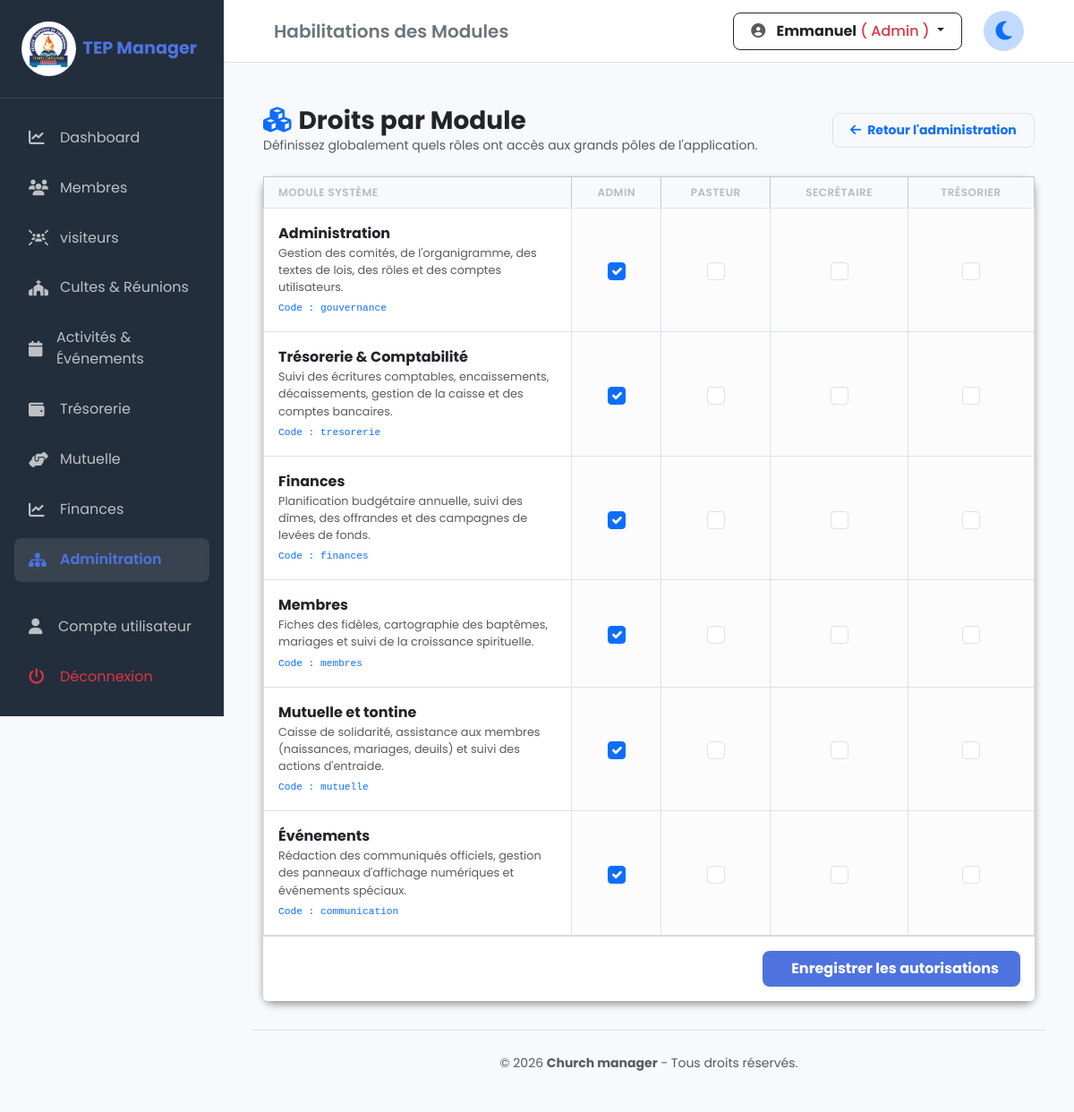
The app's page /gouvernance/matrice_droits.php (signed in) with its own data.
### tables this page shows
CREATE TABLE IF NOT EXISTS `roles` (
  `id` int NOT NULL AUTO_INCREMENT,
  `nom_role` varchar(50) NOT NULL,
  PRIMARY KEY (`id`)
);

### gouvernance/matrice_droits.php (the view, shortened to what this page needs)
<?php
require_once "../config/database.php";
$modules_application = [
    'gouvernance' => [
        'titre' => 'Administration ',
        'desc'  => 'Gestion des comités, de l\'organigramme, des textes de lois, des rôles et des comptes utilisateurs.'
    ],
    'tresorerie' => [
        'titre' => 'Trésorerie & Comptabilité',
        'desc'  => 'Suivi des écritures comptables, encaissements, décaissements, gestion de la caisse et des comptes bancaires.'
    ],
    'finances' => [
        'titre' => 'Finances',
        'desc'  => 'Planification budgétaire annuelle, suivi des dîmes, des offrandes et des campagnes de levées de fonds.'
    ],
    'membres' => [
        'titre' => 'Membres',
        'desc'  => 'Fiches des fidèles, cartographie des baptêmes, mariages et suivi de la croissance spirituelle.'
    ],
    'mutuelle' => [
        'titre' => 'Mutuelle et tontine',
        'desc'  => 'Caisse de solidarité, assistance aux membres (naissances, mariages, deuils) et suivi des actions d\'entraide.'
    ],
    'communication' => [
        'titre' => 'Événements',
        'desc'  => 'Rédaction des communiqués officiels, gestion des panneaux d\'affichage numériques et événements spéciaux.'
    ]
];
$roles = $pdo->query("SELECT * FROM roles ORDER BY nom_role ASC")->fetchAll();
$droits_existants = [];
$permissions = $pdo->query("SELECT nom_module, role_id FROM permissions_modules")->fetchAll();
foreach ($permissions as $p) {
    $droits_existants[$p['nom_module']][$p['role_id']] = true;
}
require_once '../includes/header.php';
?>
<div class="container mt-4">
    <div class="d-flex flex-column flex-md-row justify-content-between align-items-md-center mb-4 gap-2">
        <div>
            <h3 class="fw-bold text-dark m-0"><i class="fa-solid fa-cubes text-primary me-2"></i>Droits par Module</h3>
            <p class="text-muted small m-0">Définissez globalement quels rôles ont accès aux grands pôles de l'application.</p>
        </div>
        <a href="index.php" class="btn btn-outline-primary border fw-bold btn-sm"><i class="fa-solid fa-arrow-left me-1"></i> Retour l'administration</a>
    </div>
    <form method="POST">
        <div class="card border-0 shadow-sm">
            <div class="card-body p-0">
                <div class="table-responsive">
                    <table class="table table-bordered table-hover align-middle mb-0">
                        <thead class="table-light">
                            <tr>
                                <th class="ps-3" style="width: 40%;">Module Système</th>
                                <?php foreach($roles as $role): ?>
                                    <th class="text-center"><?= htmlspecialchars($role['nom_role']) ?></th>
                                <?php endforeach; ?>
                            </tr>
                        </thead>
                        <tbody>
                            <?php foreach($modules_application as $cle_mod => $infos): ?>
                                <tr>
                                    <td class="ps-3 py-3">
                                        <div class="fw-bold text-dark"><?= $infos['titre'] ?></div>
                                        <p class="text-muted small mb-0" style="font-size: 0.8rem;"><?= $infos['desc'] ?></p>
                                        <code class="text-primary xsmall" style="font-size: 0.7rem;">Code : <?= $cle_mod ?></code>
                                    </td>
                                    <?php foreach($roles as $role): ?>
                                        <td class="text-center bg-light-subtle">
                                            <?php
                                            $coche = isset($droits_existants[$cle_mod][$role['id']]) ? 'checked' : '';
                                            ?>
                                            <input type="checkbox"
                                                   class="form-check-input"
                                                   style="width: 1.25rem; height: 1.25rem; cursor: pointer;"
                                                   name="droits[<?= $cle_mod ?>][<?= $role['id'] ?>]"
                                                   value="1" <?= $coche ?>>
                                        </td>
                                    <?php endforeach; ?>
                                </tr>
                            <?php endforeach; ?>
                        </tbody>
                    </table>
                </div>
            </div>
            <div class="card-footer bg-white text-end py-3">
                <button type="submit" name="sauvegarder_droits" class="btn btn-primary fw-bold shadow-sm px-4">
                    <i class="fa-solid fa-shield-check me-2"></i>Enregistrer les autorisations
                </button>
            </div>
        </div>
    </form>
</div>
<?php require_once '../includes/footer.php'; ?>

### assets/css/style.css (style rules this page uses)
:root { --primary-color: #4e73df; --secondary-color: #858796; --success-color: #1cc88a; --bg-light: #f8f9fc; --sidebar-bg: #222e3c; --sidebar-width: 250px; --topbar-height: 70px; --transition: all 0.3s ease; }
body { font-family: 'Poppins', sans-serif; background-color: var(--bg-light); color: #333; margin: 0; overflow-x: hidden; }
.card { border-radius: 12px; border: none; transition: transform 0.3s ease-in-out; }
.card.shadow-sm { box-shadow: 0 .25rem .5rem rgba(0,0,0,.375) !important; }
.table thead th { background-color: #f8f9fc; text-transform: uppercase; font-size: 0.75rem; letter-spacing: 0.5px; font-weight: 600; color: #b7b9cc; border-bottom: 1px solid #e3e6f0; }
.table tbody td { padding: 1rem 0.75rem; color: #5a5c69; }
.btn { border-radius: 8px; padding: 0.5rem 1.2rem; gap : 2px; font-weight: 500; }
.btn-primary { background-color: var(--primary-color); border: none; }

### includes/header.php (style rules this page uses)
body { transition: background-color 0.5s ease, color 0.5s ease; }

### records on screen
roles: nom_role "ADMIN"
roles: nom_role "PASTEUR"
roles: nom_role "SECRÉTAIRE"
roles: nom_role "TRÉSORIER"

### other values on screen
$titre_barre "Habilitations des Modules"
$_SESSION['user_nom'] "Emmanuel"
$_SESSION['user_role_nom'] "Admin"
$infos['titre'] "Administration"
$infos['desc'] "Gestion des comités, de l'organigramme, des textes de lois, des rôles et des comptes utilisateurs."
$cle_mod "gouvernance"
$infos['titre'] "Trésorerie & Comptabilité"
$infos['desc'] "Suivi des écritures comptables, encaissements, décaissements, gestion de la caisse et des comptes bancaires."
$cle_mod "tresorerie"
$infos['titre'] "Finances"
$infos['desc'] "Planification budgétaire annuelle, suivi des dîmes, des offrandes et des campagnes de levées de fonds."
$cle_mod "finances"
$infos['titre'] "Membres"
$infos['desc'] "Fiches des fidèles, cartographie des baptêmes, mariages et suivi de la croissance spirituelle."
$cle_mod "membres"
